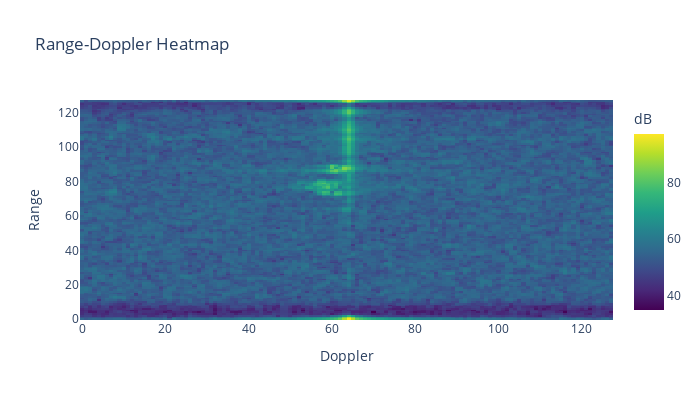

Here is the notebook cell this chart was saved with:
### Code cell
from radar_process.fft_3d import plot

plot(result[0], 0)

### Figure 1 — Plotly figure (JSON) as saved in the notebook; plotly's stock layout.template omitted (floating-point values rounded to 4 significant figures; data arrays with more than 128 entries replaced by an {"elided": "..."} marker saying what was removed)
{"data": [{"colorbar": {"title": {"text": "dB"}}, "colorscale": [[0, "#440154"], [0.1111, "#482878"], [0.2222, "#3e4989"], [0.3333, "#31688e"], [0.4444, "#26828e"], [0.5556, "#1f9e89"], [0.6667, "#35b779"], [0.7778, "#6ece58"], [0.8889, "#b5de2b"], [1, "#fde725"]], "type": "heatmap", "z": {"elided": "128x128 float values"}}], "layout": {"height": 400, "title": {"text": "Range-Doppler Heatmap"}, "width": 700, "xaxis": {"title": {"text": "Doppler"}}, "yaxis": {"title": {"text": "Range"}}}}
